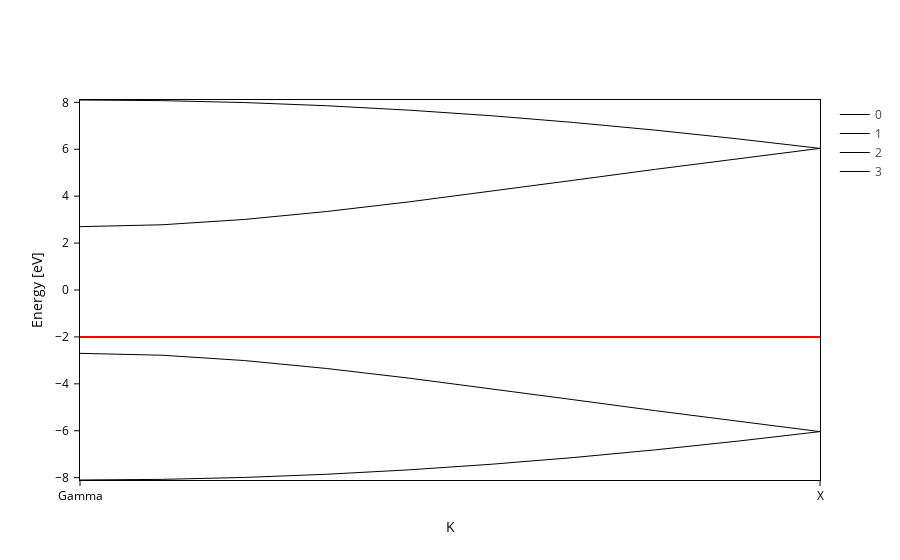

Source (notebook cell):
### Code cell
band_struct.plot(backend="plotly_myown")

### Figure 1 — Plotly figure (JSON) as saved in the notebook; plotly's stock layout.template omitted (floating-point values rounded to 4 significant figures)
{"data": [{"hoverinfo": "name", "hovertemplate": "%{y:.2f} eV", "line": {"color": "black", "width": 1.0}, "mode": "lines", "name": "0", "opacity": 1, "type": "scatter", "uid": "35fc605e-175a-4703-8d06-a3ca6b27fcd7", "x": [0.0, 0.08194, 0.1639, 0.2458, 0.3278, 0.4097, 0.4916, 0.5736, 0.6555, 0.7375], "y": [-8.1, -8.073, -7.991, -7.855, -7.667, -7.429, -7.144, -6.813, -6.443, -6.037]}, {"hoverinfo": "name", "hovertemplate": "%{y:.2f} eV", "line": {"color": "black", "width": 1.0}, "mode": "lines", "name": "1", "opacity": 1, "type": "scatter", "uid": "80caf835-52f6-40b9-8953-c11ed0f3ca4d", "x": [0.0, 0.08194, 0.1639, 0.2458, 0.3278, 0.4097, 0.4916, 0.5736, 0.6555, 0.7375], "y": [-2.7, -2.781, -3.008, -3.346, -3.757, -4.208, -4.677, -5.146, -5.602, -6.037]}, {"hoverinfo": "name", "hovertemplate": "%{y:.2f} eV", "line": {"color": "black", "width": 1.0}, "mode": "lines", "name": "2", "opacity": 1, "type": "scatter", "uid": "bf41fedf-1eef-4d07-af4c-7a7c133fbe7f", "x": [0.0, 0.08194, 0.1639, 0.2458, 0.3278, 0.4097, 0.4916, 0.5736, 0.6555, 0.7375], "y": [2.7, 2.781, 3.008, 3.346, 3.757, 4.208, 4.677, 5.146, 5.602, 6.037]}, {"hoverinfo": "name", "hovertemplate": "%{y:.2f} eV", "line": {"color": "black", "width": 1.0}, "mode": "lines", "name": "3", "opacity": 1, "type": "scatter", "uid": "81992147-bceb-45fb-8b2c-0bac512c7687", "x": [0.0, 0.08194, 0.1639, 0.2458, 0.3278, 0.4097, 0.4916, 0.5736, 0.6555, 0.7375], "y": [8.1, 8.073, 7.991, 7.855, 7.667, 7.429, 7.144, 6.813, 6.443, 6.037]}], "layout": {"shapes": [{"line": {"color": "red"}, "type": "line", "x0": 0, "x1": 1, "xref": "x domain", "y0": -2, "y1": -2, "yref": "y"}], "xaxis": {"mirror": true, "range": [0.0, 0.7375], "showgrid": true, "ticktext": ["Gamma", "X"], "tickvals": [0.0, 0.7375], "title": {"text": "K"}}, "yaxis": {"mirror": true, "range": [-8.1, 8.1], "title": {"text": "Energy [eV]"}}}}
